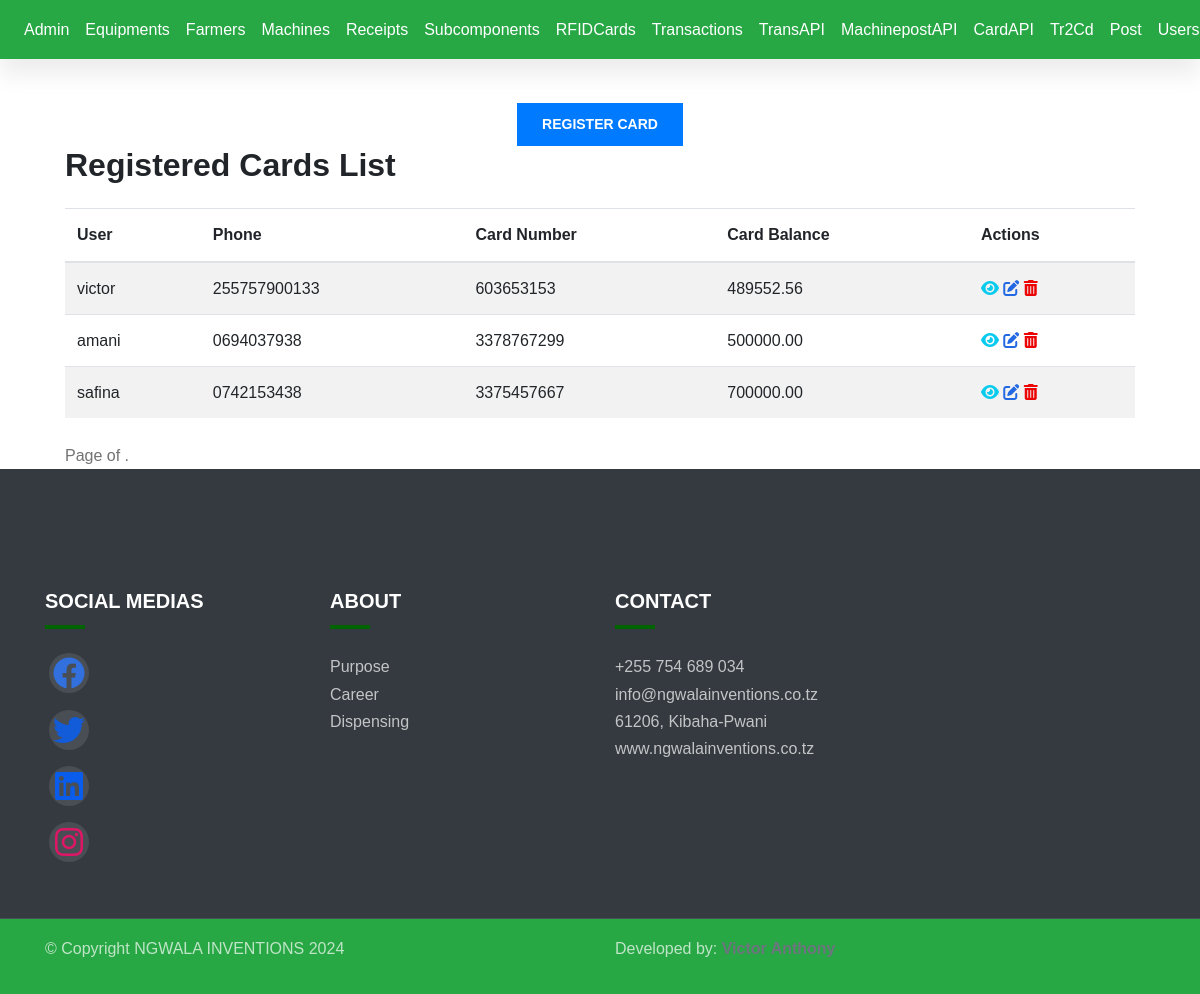
Screenshot of /registered-card-list/ (signed in) with the database file from the repository.
### db/models.py (models this page shows, shortened)
class RegisteredCard(models.Model):
    phone = models.CharField(verbose_name='Namba ya Simu:', max_length=16, null=True)
    user = models.ForeignKey(User, on_delete=models.CASCADE, related_name='registered_card')
    card_number = models.CharField(max_length=10, unique=True)
    card_balance = models.DecimalField(default=0.00, max_digits=10, decimal_places=2)

### db/views.py (the view)
# urls.py: path('registered-card-list/', views.registered_card_list, name='registered-card-list'),
@login_required
def registered_card_list(request):
    cards = RegisteredCard.objects.all().order_by('id')
    cards_per_page = 20
    paginator = Paginator(cards, cards_per_page)
    page = request.GET.get('page')
    try:
        cards_page = paginator.page(page)
    except PageNotAnInteger:
        cards_page = paginator.page(1)
    except EmptyPage:
        cards_page = paginator.page(paginator.num_pages)
    return render(request, 'registered_card_list.html', {'cards_with_balance': cards_page})

### db/context_processors.py (called while the page is built)
def user_profile(request):
    if request.user.is_authenticated:
        try:
            user_profile = UserProfile.objects.get(user=request.user)
        except UserProfile.DoesNotExist:
            user_profile = None
    else:
        user_profile = None
    return {'user_profile': user_profile}

### db/templates/registered_card_list.html (shortened to what this page needs)
  {% extends 'base.html' %}
  {% block content %}
    <div class="container mt-4 col-md-11">
      <div class="container text-center pt-5 mt-5">
          <a href="{% url 'register-card' %}" class="btn btn-primary">Register Card</a>
      </div>
      <h2 class="mb-4">Registered Cards List</h2>
      <table class="table table-striped">
        <thead>
          <tr>
            <th scope="col">User</th>
            <th scope="col">Phone</th>
            <th scope="col">Card Number</th>
            <th scope="col">Card Balance</th>
            <th scope="col">Actions</th>
          </tr>
        </thead>
        <tbody>
          {% for card_info in cards_with_balance %}
            <tr>
              <td>{{ card_info.user.username }}</td>
              <td>{{ card_info.phone }}</td>
              <td>{{ card_info.card_number }}</td>
              <td>{{ card_info.card_balance }}</td>
              <td>
                <a href="{% url 'registered-card-detail' pk=card_info.pk %}"><i class="fa-solid fa-eye" style="color: #0acbee;"></i></a>
                <a href="{% url 'registered-card-update' pk=card_info.pk %}"><i class="fa-solid fa-pen-to-square" style="color: #2268e2;"></i></a>
                <a href="{% url 'registered-card-delete' pk=card_info.pk %}"><i class="fa-solid fa-trash-can" style="color: #ec0404;"></i></a>
              </td>
            </tr>
          {% empty %}
            <tr>
              <td colspan="5" style="text-align: center;">No registered cards available.</td>
            </tr>
          {% endfor %}
        </tbody>
      </table>
      <div class="pagination mt-4">
        <span class="step-links">
          <span class="current-page">
            Page {{ cards.number }} of {{ cards.paginator.num_pages }}.
          </span>
        </span>
      </div>
    </div>
  {% endblock %}

### static/css/index.css (style rules this page uses)
:root { --c-dark: #212529; --c-brand: darkgreen; --c-brand-light: #4e8b57; --c-brand-rgb: 46, 139, 87; --c-body: #727272; --font-base: "ClashDisplay", sans-serif; --box-shadow: 0px 15px 25px rgba(0,0,0,0.08); --transition: all 0.5s ease; }
body { font-family: var(--font-base); line-height: 1.7; color: var(--c-body); }
h1, h2, h3,h4, h5, h6, .h1, .h2, .h3, .h4, .h5, .h6 { font-weight: 600; color: var(--c-dark); }
a { text-decoration: none; color: var(--c-brand); transition: var(--transition); }
.btn { font-weight: 600; font-size: 14px; text-transform: uppercase; border-radius: 0; padding: 10px 24px; }

### templates/base.html (style rules this page uses)
a { text-decoration: none; }

### rows the page displays
RegisteredCard: user.username "victor", phone "255757900133", card_number "603653153", card_balance "489552.56"
RegisteredCard: user.username "amani", phone "0694037938", card_number "3378767299", card_balance "500000.00"
RegisteredCard: user.username "safina", phone "0742153438", card_number "3375457667", card_balance "700000.00"
